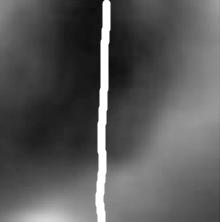
#> input picture wall_test.png, 220 x 222 px
$ python main.py
#> lines starting #> are read from the running program, lines starting #| are printed output that depends on the picture
import numpy as np
import os
import cv2
import math

overhead = 10
max_depth = 300
scale = 1

seabed = cv2.imread("wall_test.png")
#> seabed is the input picture: shape (222, 220, 3); mean B, G, R 88.6, 88.6, 88.6
seabed = 255 - seabed
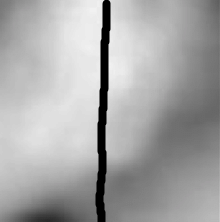
#> seabed: shape (222, 220, 3); mean B, G, R 166.4, 166.4, 166.4
seabed = cv2.resize(seabed, (seabed.shape[0] * scale, seabed.shape[1] * scale), interpolation=cv2.INTER_AREA)
#> seabed: shape (220, 222, 3)
seabed = cv2.cvtColor(seabed, cv2.COLOR_BGR2GRAY).astype('float64')
#> seabed: shape (220, 222) float64
seabed *= (max_depth/seabed.max())
seabed = seabed.astype('int64') + overhead

print(seabed.shape)
#| (220, 222)
print(seabed)
#> (printed output is left out)
print(seabed[50][50])
#| 265
# We now have a numpy array that carries data of the terrain, scaled to our depth and with an overhead

# [23, -5, 17]

def ray_cast_precise(position, vector):
    magnitute = math.sqrt(vector[0] ** 2 + vector[1] ** 2 + vector[2] ** 2)
    currentVector = position.copy()
    bitVector = [x / (magnitute * 2) for x in vector]
    print(bitVector, magnitute)
    for i in range(int(magnitute * 2)):
        currentVector[0] += bitVector[0]
        currentVector[1] += bitVector[1]
        currentVector[2] += bitVector[2]
        x = round(currentVector[0])
        y = round(currentVector[1])
        z = round(currentVector[2])
        print(seabed[z][x], y)
        if seabed[z][x] <= y:
            return False
#> this loop made 43 passes
#| 292 100
#| 292 100
#| 292 100
#| 292 100
#| 292 100
#| 292 100
#| 292 100
#| 292 100
#> (further printed lines are left out)
#> after the loop, currentVector = [101.5, 100, 80]
    return True

def ray_cast(position, direction, distance):
    # Position: Vector3
    # Direction: Vector3
    # Distance: int
    # print(direction)
    free = 0
    for i in range(distance):
        position[0] += direction[0]
        position[1] -= direction[1]
        position[2] += direction[2]
        # print(free, seabed[position[0]][position[2]], position)
        if 0 <= position[0] < seabed.shape[0] and 0 <= position[2] < seabed.shape[1]:
            # print(free, seabed[position[0]][position[2]])
            if seabed[position[0]][position[2]] > position[1]:
                free += 1
            else:
                # print("Wall found", direction, free, position[1], seabed[position[0]][position[2]])
                return free
        else:
            # print("Out of bounds", direction, free)
            return free
    # print("Wall not found - upwards shot", direction, free)
    return free


def get_directions(position, distance):
    # Position is a tuple of (x, y, z)
    # Distance is a float
    res = np.zeros((3, 3, 3))

    for x in range(-1, 2):
        for y in range(-1, 2):
            for z in range(-1, 2):
                ray_pos = position.copy()
                res[x][y][z] = ray_cast(ray_pos, [x, y, z], distance)

    return res


pos1 = [80, 100, 80]
pos2 = [120, 100, 80]
vec = [pos2[0] - pos1[0], pos2[1] - pos1[1], pos2[2] - pos1[2]]

# print(get_directions([100, 150, 100], 700))

print(vec)
print(ray_cast_precise(position=pos1, vector=vec))

$ run again, with seabed_heightmap.png copied over wall_test.png
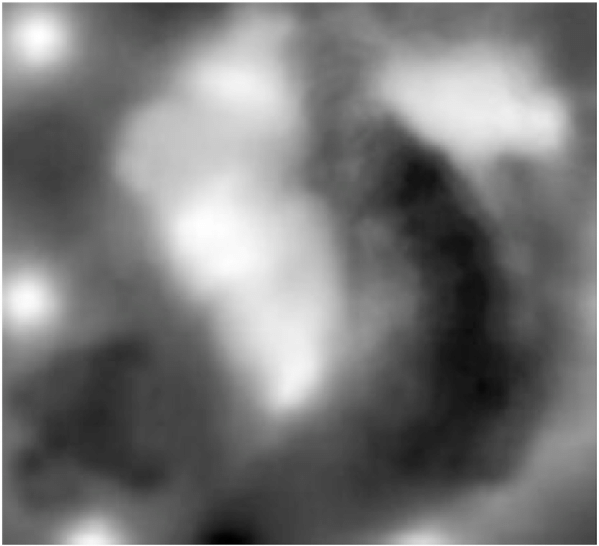
#> input picture seabed_heightmap.png, 599 x 546 px
#> seabed is the input picture: shape (546, 599, 3); mean B, G, R 120.7, 120.7, 120.7
#> `seabed = 255 - seabed`:
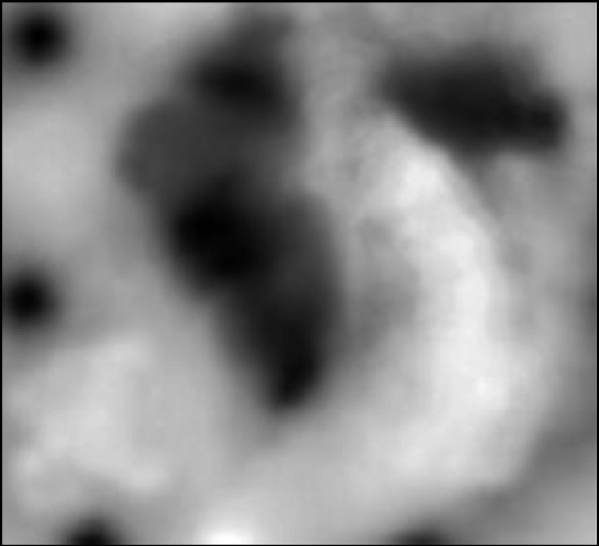
#> seabed: shape (546, 599, 3); mean B, G, R 134.3, 134.3, 134.3
#> `seabed = cv2.resize(seabed, (seabed.shape[0] * scale, seabed.shape[1] ..`:
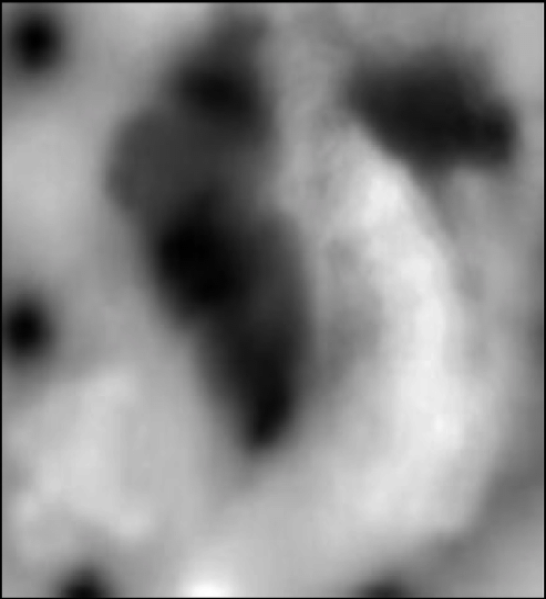
#> seabed: shape (599, 546, 3); mean B, G, R 134.3, 134.2, 134.3
#| (599, 546)
#> (printed output is left out)
#| 57
#> the loop in ray_cast_precise, `for i in range(int(magnitute * 2)):` made 80 passes
#| 173 100
#| 174 100
#| 178 100
#| 178 100
#| 178 100
#> (further printed lines are left out)
#> after the loop in ray_cast_precise, `for i in range(int(magnitute * 2)):`: currentVector = [120, 100, 80]
